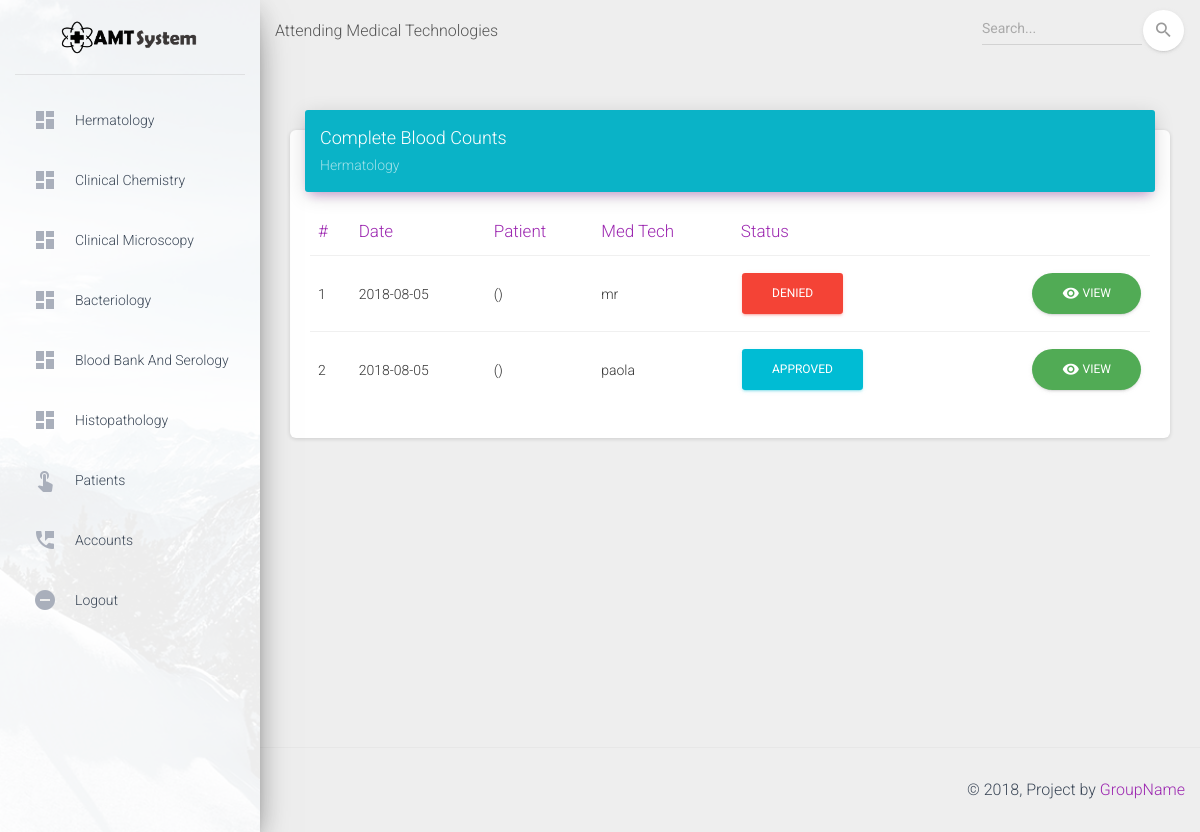
The page /index.php?view=list&code=CBC (signed in) on the database its author committed.
### tables this page shows
CREATE TABLE `sub_section` (
  `Id` int(11) NOT NULL AUTO_INCREMENT,
  `section_code` varchar(255) DEFAULT NULL,
  `code` varchar(5) DEFAULT NULL,
  `name` varchar(255) DEFAULT NULL,
  PRIMARY KEY (`Id`)
);

CREATE TABLE `section` (
  `Id` int(11) NOT NULL AUTO_INCREMENT,
  `code` varchar(3) DEFAULT NULL,
  `name` varchar(100) DEFAULT NULL,
  PRIMARY KEY (`Id`)
);

CREATE TABLE `cbc` (
  `Id` int(11) NOT NULL AUTO_INCREMENT,
  `patient_id` varchar(50) DEFAULT NULL,
  `room` varchar(20) DEFAULT NULL,
  `req_doc` varchar(100) DEFAULT NULL,
  `specimen` varchar(20) DEFAULT NULL,
  `hemoglobin_r` varchar(50) DEFAULT NULL,
  `hemoglobin_nv` varchar(50) DEFAULT NULL,
  `hematocrit_r` varchar(50) DEFAULT NULL,
  `hematocrit_nv` varchar(50) DEFAULT NULL,
  `rbc_r` varchar(50) DEFAULT NULL,
  `rbc_nv` varchar(50) DEFAULT NULL,
  `wbc_r` varchar(50) DEFAULT NULL,
  `wbc_nv` varchar(50) DEFAULT NULL,
  `neutrophil_r` varchar(50) DEFAULT NULL,
  `neutrophil_nv` varchar(50) DEFAULT NULL,
  `lymphocyte_r` varchar(50) DEFAULT NULL,
  `lymphocyte_nv` varchar(50) DEFAULT NULL,
  `eosinophil_r` varchar(50) DEFAULT NULL,
  `eosinophil_nv` varchar(50) DEFAULT NULL,
  `monocytes_r` varchar(50) DEFAULT NULL,
  `monocytes_nv` varchar(50) DEFAULT NULL,
  `basophil_r` varchar(50) DEFAULT NULL,
  `basophil_nv` varchar(50) DEFAULT NULL,
  `mch_r` varchar(50) DEFAULT NULL,
  `mch_nv` varchar(50) DEFAULT NULL,
  `mchc_r` varchar(50) DEFAULT NULL,
  `mchc_nv` varchar(50) DEFAULT NULL,
  `mcv_r` varchar(50) DEFAULT NULL,
  `mcv_nv` varchar(50) DEFAULT NULL,
  `rdw_r` varchar(50) DEFAULT NULL,
  `rdw_nv` varchar(50) DEFAULT NULL,
  `mpv_r` varchar(50) DEFAULT NULL,
  `mpv_nv` varchar(50) DEFAULT NULL,
  `platelet_r` varchar(50) DEFAULT NULL,
  `platelet_nv` varchar(50) DEFAULT NULL,
  `time_taken` varchar(20) DEFAULT NULL,
  `comment` text,
  `med_tech` varchar(150) DEFAULT NULL,
  `pathologist` varchar(150) DEFAULT NULL,
  `status` varchar(10) DEFAULT 'Pending',
  `date` date DEFAULT NULL,
  PRIMARY KEY (`Id`)
);

### index.php (called while the page is built, shortened)
<?php
include_once("config/Models.php");
$view = (isset($_GET['view']) && $_GET['view'] != '') ? $_GET['view'] : '';
switch ($view) {
	case 'list' :
		$template	= 'include/template.php';
		break;
}
require_once $template;
?>

### config/functions.php (called while the page is built, shortened)
<?php
function button_color() {
	$head_color = array();
	$head_color[1] = 'background:#fc9209;color:white;';
	$head_color[2] = 'background:#51ab55;color:white;';
	$head_color[3] = 'background:#e94440;color:white;';
	$head_color[4] = 'background:#0ab3c7;color:white;';
	$head_color[5] = 'background:#9c27b0;color:white;';
	$head_color[6] = 'background:#009688;color:white;';
	$head_color[7] = 'background:#3f51b5;color:white;';
	$head_color[8] = 'background:#e91e63;color:white;';
	$head_color[9] = 'background:#f16695;color:white;';
	$head_color[10] = 'background:#9c27b0;color:white;';
	$head_color[11] = 'background:#0ab3c7;color:white;';
	$head_color[12] = 'background:#e94440;color:white;';
	return $head_color;
}
?>

### config/Models.php (called while the page is built, shortened)
<?php
include "CRUD.php";
include "functions.php";
function section() {
	$crud = new CRUD;
	$crud->table = "section";
	return $crud;
}
function sub_section() {
	$crud = new CRUD;
	$crud->table = "sub_section";
	return $crud;
}
function cbc() {
	$crud = new CRUD;
	$crud->table = "cbc";
	return $crud;
}
?>

### config/CRUD.php (called while the page is built, shortened)
<?php
class CRUD {
	var $table;
	function list($query=""){
		$query = $query ? "where " . $query: "";
		$db = Database::connect();
		$pdo = $db->prepare("select * from $this->table $query");
		$pdo->execute();
		$result = $pdo->fetchAll(PDO::FETCH_OBJ);
		return $result;
	}
	function count($query=""){
		$query = $query ? "where " . $query: "";
		$db = Database::connect();
		$pdo = $db->prepare("select * from $this->table $query");
		$pdo->execute();
		return $pdo->rowCount();
	}
	function get($args){
		$db = Database::connect();
		$pdo = $db->prepare("select * from $this->table where $args");
		$pdo->execute();
		$result = $pdo->fetch(PDO::FETCH_OBJ);
		return $result;
	}
}
?>

### include/template.php (the view, shortened to what this page needs)
<!DOCTYPE html>
<html lang="en">
<head>
    <link rel="stylesheet" href="https://maxcdn.bootstrapcdn.com/font-awesome/latest/css/font-awesome.min.css" />
    <link rel="stylesheet" href="include/templates/assets/css/material-dashboard.css?v=2.0.0">
    <link href="include/templates/assets/assets-for-demo/demo.css" rel="stylesheet" />
</head>
<body class="">
    <div class="wrapper">
        <div class="sidebar" data-color="purple" data-background-color="white" data-image="include/templates/assets/img/sidebar-1.jpg">
            <div class="logo">
                <a href="index.php" class="simple-text logo-normal">
                    <img src="include/img/header.png" height="35px">
                </a>
            </div>
            <div class="sidebar-wrapper">
                <ul class="nav">
									<li class="nav-item">
											<a class="nav-link" data-toggle="collapse" href="#Hermatology">
													<i class="material-icons">dashboard</i>
													<p>Hermatology
													</p>
											</a>
									</li>
									<li class="nav-item">
											<a class="nav-link" data-toggle="collapse" href="#ClinicalChemistry">
													<i class="material-icons">dashboard</i>
													<p>Clinical Chemistry
													</p>
											</a>
									</li>
									<li class="nav-item">
											<a class="nav-link" data-toggle="collapse" href="#ClinicalMicroscopy">
													<i class="material-icons">dashboard</i>
													<p>Clinical Microscopy
													</p>
											</a>
									</li>
									<li class="nav-item">
											<a class="nav-link" data-toggle="collapse" href="#Bacteriology">
													<i class="material-icons">dashboard</i>
													<p>Bacteriology
													</p>
											</a>
									</li>
									<li class="nav-item">
											<a class="nav-link" data-toggle="collapse" href="#BloodBank">
													<i class="material-icons">dashboard</i>
													<p>Blood Bank and Serology
													</p>
											</a>
									</li>
									<li class="nav-item">
											<a class="nav-link" data-toggle="collapse" href="#Histopathology">
													<i class="material-icons">dashboard</i>
													<p>Histopathology
													</p>
											</a>
									</li>
	                    <li class="nav-item">
	                        <a class="nav-link" href="index.php?view=patients">
	                            <i class="material-icons">touch_app</i>
	                            <p>Patients</p>
	                        </a>
	                    </li>
                    <li class="nav-item">
                        <a class="nav-link" href="index.php?view=accounts">
                            <i class="material-icons">perm_phone_msg</i>
                            <p>Accounts</p>
                        </a>
                    </li>
                    <li class="nav-item">
                        <a class="nav-link" href="process.php?action=logout">
                            <i class="material-icons">remove_circle</i>
                            <p>Logout</p>
                        </a>
                    </li>
                </ul>
            </div>
        </div>
        <div class="main-panel">
            <nav class="navbar navbar-expand-lg navbar-transparent  navbar-absolute fixed-top">
                <div class="container-fluid">
                    <div class="navbar-wrapper">
                        Attending Medical Technologies
                    </div>
                    <div class="collapse navbar-collapse justify-content-end" id="navigation">
                        <form class="navbar-form">
                            <div class="input-group no-border">
                                <input type="text" name="s" class="form-control" placeholder="Search...">
                                <button type="submit" class="btn btn-white btn-round btn-just-icon">
                                    <i class="material-icons">search</i>
                                </button>
                            </div>
                        </form>
                    </div>
                </div>
            </nav>
            <div class="content">
                <div class="container-fluid">
                    <div class="row">
											     <?php include $content;?>
                    </div>
                </div>
            </div>
            <footer class="footer ">
                <div class="container-fluid">
                    <div class="copyright pull-right">
                        &copy;
                        , Project by
                        <a href="" target="_blank">GroupName</a>
                    </div>
                </div>
            </footer>
        </div>
    </div>
</body>
</html>

### pages/list.php (shortened to what this page needs)
<?php
$code = (isset($_GET['code']) && $_GET['code'] != '') ? $_GET['code'] : '';
$sub_section = sub_section()->get("code='$code'");
$section = section()->get("code='$sub_section->section_code'");
switch ($code) {
	case 'CBC' :
		$records 	= cbc();
		break;
}
?>
<div class="col-md-12">
    <div class="card">
        <div class="card-header card-header-primary" style="<?=button_color()[4]?>">
            <h4 class="card-title "><?=$sub_section->name;?></h4>
            <p class="card-category"><?=$section->name;?></p>
        </div>
        <div class="card-body">
            <div class="table-responsive">
                <table class="table">
                    <thead class=" text-primary">
                        <th>
                            #
                        </th>
                        <th>
                            Date
                        </th>
                        <th>
                            Patient
                        </th>
                        <th>
                            Med Tech
                        </th>
                        <th>
                            Status
                        </th>
                        <th>
                        </th>
                    </thead>
                    <tbody>
											<?php if ($records->count()>0) {
														$count = 0;
												 		foreach($records->list() as $row) {
															$patient = patient()->get("patient_id='$row->patient_id'");
															$count +=1;
															?>
				                        <tr>
				                            <td>
																			<?=$count;?>
				                            </td>
				                            <td>
				                                <?=$row->date;?>
				                            </td>
				                            <td>
				                                <?=$patient->full_name;?> (<?=$patient->patient_id;?>)
				                            </td>
				                            <td>
				                                <?=$row->med_tech;?>
				                            </td>
				                            <td>
																			<?php
																				if ($row->status=="Approved"){
																			?>
							                                <button class="btn btn-info"><?=$row->status;?></button>
																			<?php
																			}
																				else if ($row->status=="Denied"){
																			?>
						                                <button class="btn btn-danger"><?=$row->status;?></button>
																	<?php
																		} ?>
				                            </td>
				                            <td align="right">
																			<button class="btn btn-round" style="<?=button_color()[2]?>"
																					onclick="location.href='?view=<?=$code;?>_display&Id=<?=$row->Id;?>'"
																				>
													              <i class="material-icons">visibility</i> View
													            </button>
				                            </td>
				                        </tr>
															<?php }
														} ?>
                    </tbody>
                </table>
            </div>
        </div>
    </div>
</div>

### rows shown on the page
sub_section: name "Complete Blood Counts"
section: name "Hermatology"
cbc: date "2018-08-05", med_tech "mr", status "DENIED"
cbc: date "2018-08-05", med_tech "paola", status "APPROVED"
